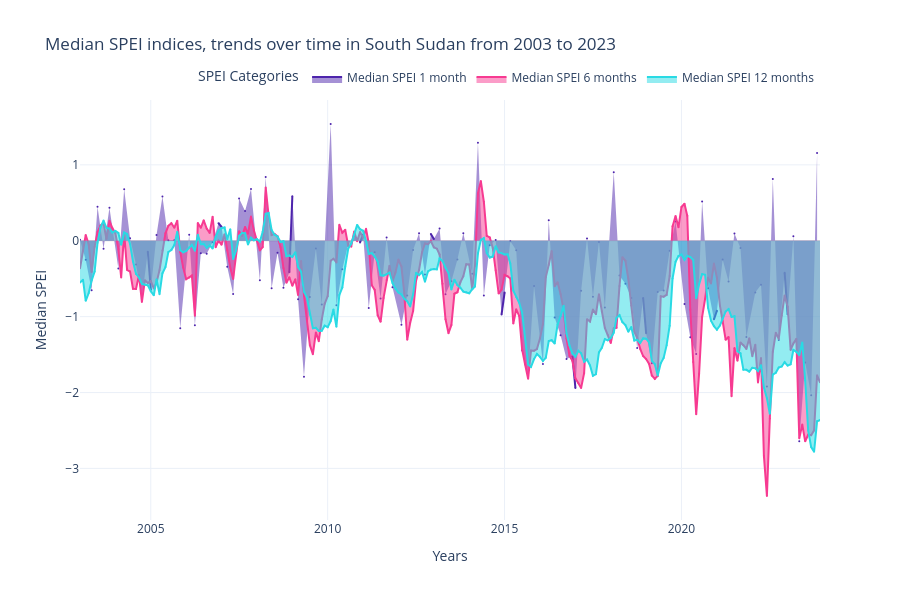

The notebook cell saved with this chart:
### Markdown cell above
Here is what you can observer thanks to this chart:
-  **Trend**: identify long-term trends in drought severity by observing how the medians change over time across different accumulation windows. This helps in understanding whether drought conditions are worsening, improving, or remaining stable.
-  **Window Comparison**: compare the medians across various accumulation windows (e.g., 1 month, 6 months, 12 months) to understand how short-term versus long-term drought conditions vary. This can highlight differences in drought intensity based on the time scale of accumulation.

### Code cell
charts.create_combined_areachart(stat_values, selected, placeholders)

### Figure 1 — Plotly figure (JSON) as saved in the notebook; plotly's stock layout.template omitted (floating-point values rounded to 4 significant figures; data arrays with more than 128 entries replaced by an {"elided": "..."} marker saying what was removed)
{"data": [{"fill": "tozeroy", "hoverinfo": "text", "line": {"color": "#4D24AC", "width": 2}, "marker": {"color": "#4D24AC", "size": 2}, "mode": "lines+markers", "name": "Median SPEI 1 month", "text": {"elided": "252 str values"}, "type": "scatter", "x": {"elided": "252 str values"}, "y": {"elided": "252 float values"}}, {"fill": "tozeroy", "hoverinfo": "text", "line": {"color": "#F73A91", "width": 2}, "marker": {"color": "#F73A91", "size": 2}, "mode": "lines+markers", "name": "Median SPEI 6 months", "text": {"elided": "252 str values"}, "type": "scatter", "x": {"elided": "252 str values"}, "y": {"elided": "252 float values"}}, {"fill": "tozeroy", "hoverinfo": "text", "line": {"color": "#29DAE4", "width": 2}, "marker": {"color": "#29DAE4", "size": 2}, "mode": "lines+markers", "name": "Median SPEI 12 months", "text": {"elided": "252 str values"}, "type": "scatter", "x": {"elided": "252 str values"}, "y": {"elided": "252 float values"}}], "layout": {"height": 600, "legend": {"orientation": "h", "title": {"text": "SPEI Categories"}, "x": 1, "xanchor": "right", "y": 1.02, "yanchor": "bottom"}, "plot_bgcolor": "rgba(0,0,0,0)", "title": {"text": "Median SPEI indices, trends over time in South Sudan from 2003 to 2023"}, "xaxis": {"title": {"text": "Years"}}, "yaxis": {"title": {"text": "Median SPEI"}, "zeroline": true, "zerolinecolor": "#D3D3D3", "zerolinewidth": 1}}}
